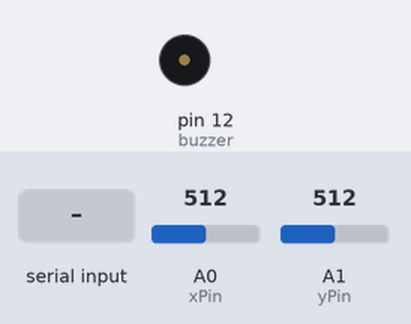
A sketch run on a simulated Arduino Uno, built with avr-gcc and run on an emulated ATmega328P. On the bench: buzzer (waves = sounding). The test bench sets the inputs (shaded band); at power-on: A0 (xPin) = 512, A1 (yPin) = 512. What the sketch prints to the serial monitor is not drawn.

Above: at 1.2 s.
1.3 s: "E" received over Serial
At 1.54 s:
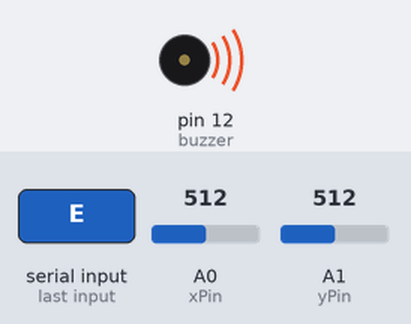
3.2 s: A0 (xPin) set to 93
4.7 s: A0 (xPin) set to 75
Timing chart, 0 to 7.7 s (numbered marks = the images above; inputs shaded):
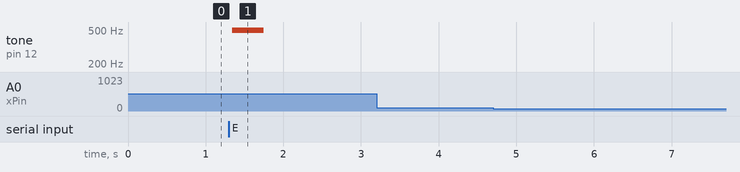

The sketch:

joystick_controls.ino
```cpp
const int xPin = 0; // analog pin connected to X output
const int yPin = 1; // analog pin connected to Y output
int buzzer = 12; // buzzer connected to pin 6
int incomingByte = 0; // incoming bytes at serial port

void setup() {
  Serial.begin(9600); // initialize serial communication at 9600 bps
  pinMode(buzzer, OUTPUT);
}

void loop() {
  gameControls(); // call gameControls function

  // read bytes if the number of bytes at serial port > 0
  if (Serial.available() > 0) {
    incomingByte = Serial.read();

    // if score increased by 10, beep buzzer
    if (incomingByte == 'E') {
      appleEaten(400);
    }
  }
}

void gameControls() {
  int horizontal = map((analogRead(xPin) + 18), 0, 1023, -5, +5); // X position, starts at X=0
  int vertical = map((analogRead(yPin) + 18), 0, 1023, -5, +5); // Y position, starts at Y=0

  // if X position is -5, move left
  if (horizontal == -5) {
    Serial.write("a"); // write control 'a' to serial port
    delay(50); // add a delay
  }

  // if X position is 5, move right
  else if (horizontal == 5) {
    Serial.write("d"); // write control 'd' to serial port
    delay(50); // add a delay
  }

  // if Y position is -5, move up
  else if (vertical == -5) {
    Serial.write("w"); // write control 'w' to serial port
    delay(50); // add a delay
  }

  // if Y position is 5, move down
  else if (vertical == 5) {
    Serial.write("s"); // write control 's' to serial port
    delay(50); // add a delay
  }
}

// function for turning buzzer to beep when an apple is eaten
void appleEaten(int buzzerLength) {
  int i;

  // output a frequency
  for (i = 0; i < buzzerLength / 2; i++)
  {
    digitalWrite(buzzer, HIGH); // turn buzzer on
    delay(1);// wait for 1 ms
    digitalWrite(buzzer, LOW); // turn buzzer off
    delay(1);// wait for 1 ms
    }
  }
```

Measured:
- after the input at 1.3 s, tone on pin 12 (buzzer): silent → 496 Hz after 0.05 s, → silent 0.40 s later
- after the input at 3.2 s, every drawn part: stays the same
- after the input at 4.7 s, every drawn part: stays the same
